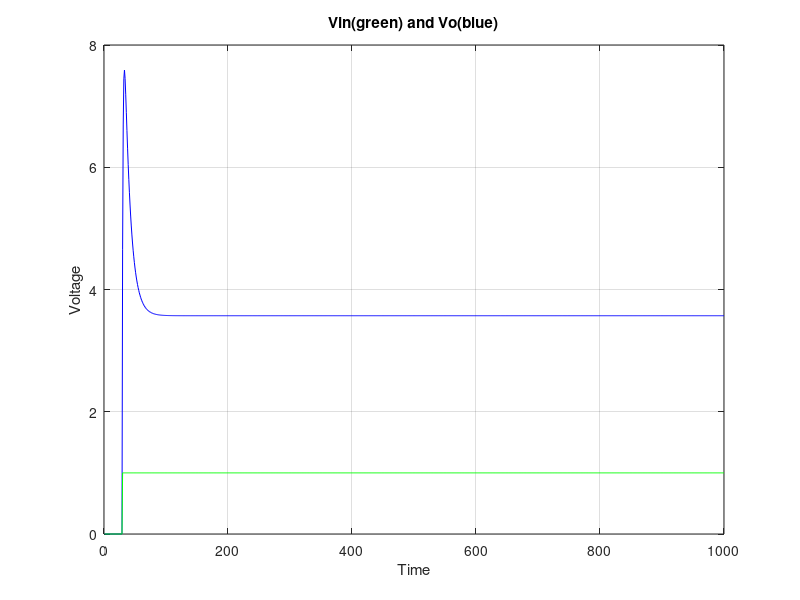
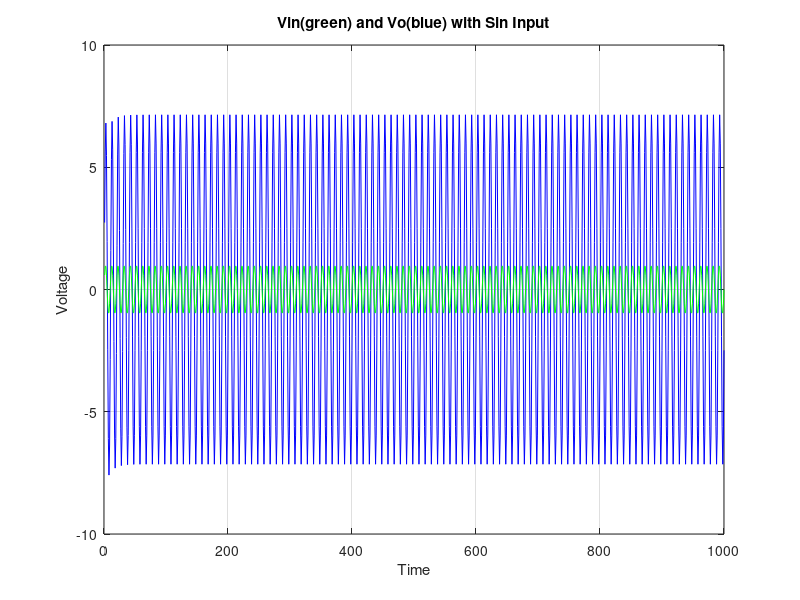
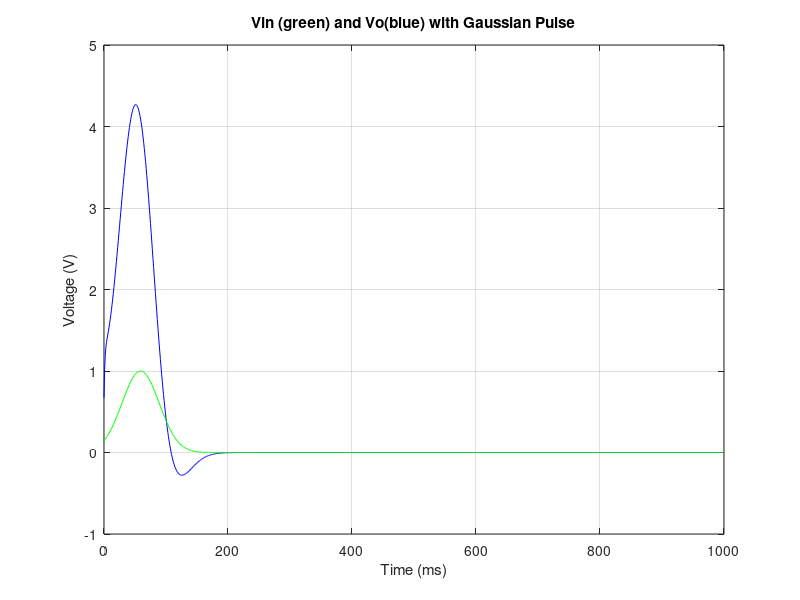
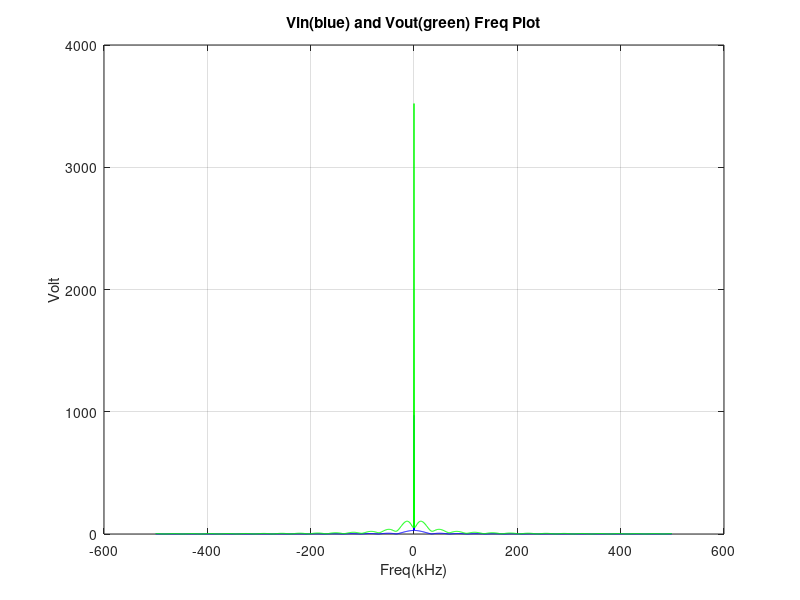

These charts were generated, in order, by the following MATLAB code:
%Peter Al-Ahmar 100961570
%Assignment 4 Question 2

close all;
clear 
%setting up the circuit

G1 = 1/1;%resistor 1 = 1
c = 0.25;%capacitor = 0.25
G2 = 1/2; %resistor 2 = 2
L = 0.2; %Inductor =0.2
G3 = 1/10; %resistor 3 = 10
alpha = 100;
G4 = 1/0.1; %Resistor 4
Go = 1/1000; %resistor 0 = 1000
Vin = 1;
timestep = 1000;              % Time step

%creating G matrix

G=  [1   0     0  0  0  0  0;
    -G2 G1+G2 -1  0  0  0  0;
     0    1    0 -1  0  0  0;
     0    0    -1 G3 0  0  0;
     0    0    0  0  -alpha 1  0;
     0    0    0  G3 -1 0  0;
     0    0    0  0   0 -G4 G4+Go];
 
%creating C matrix
 
C = [0 0 0 0 0 0 0;
     -c c 0 0 0 0 0;
      0 0 -L 0 0 0 0;
      0 0 0 0 0 0 0;
      0 0 0 0 0 0 0;
      0 0 0 0 0 0 0;
      0 0 0 0 0 0 0;];
  
%The F matrix
F = [Vin;
      0;
      0;
      0;
      0;
      0;
      0;];

Foff = [0;
        0;
        0;
        0;
        0;
        0;
        0;];
    
V1 = zeros(7, timestep);
Vstart = zeros(7, 1);
dt = 20e-3;

%using step of 1000 as input
for i = 1:timestep

    if i < 30
        
        V1(:,i) = (C./dt+G)\(Foff+C*Vstart/dt);
    elseif i == 30
        
        V1(:,i) = (C./dt+G)\(F+C*Vstart/dt);
    else
        
        V1(:,i) = (C./dt+G)\(F+C*Vold/dt);
    end
    
    Vold = V1(:, i);
    
end

figure(1)
plot(1:timestep,V1(7,:),'b')
hold on
plot(1:timestep,V1(1,:),'g')
grid on
ylabel('Voltage')
xlabel('Time')
title('Vin(green) and Vo(blue)')

%using a sin input
V2 = zeros(7, timestep);
Fsin = zeros(7,1);
for k = 1:timestep

    Voltsin = sin(2*pi*(1/0.01)*k/timestep);
    Fsin(1,1) = Voltsin;
    
    if k == 1
        
        V2(:,k) = (C./dt+G)\(Fsin+C*Vstart/dt);
    else
        
        V2(:,k) = (C./dt+G)\(Fsin+C*Vold2/dt);
    end
    
    Vold2 = V2(:, k);
        
end
figure(2)
plot(1:timestep,V2(7,:),'b')
hold on
plot(1:timestep,V2(1,:),'g')
grid on
ylabel('Voltage')
xlabel('Time')
title('Vin(green) and Vo(blue) with Sin Input')

%using gauss pulse input
V3 = zeros(7, timestep);
Fgauss = zeros(7,1);

for j = 1:timestep
    %the pulse
    Vgauss = exp(-1/2*((j/timestep-0.06)/(0.03))^2);
    Fgauss(1,1) = Vgauss;
    if j == 1
        
        V3(:,j) = (C./dt+G)\(Fgauss+C*Vstart/dt);
    else
        
        V3(:,j) = (C./dt+G)\(Fgauss+C*Vold3/dt);
    end
    
    Vold3 = V3(:, j);
        
end
figure(3)
plot(0:timestep-1,V3(7,:),'b')
hold on
plot(0:timestep-1,V3(1,:),'g')
grid on
ylabel('Voltage (V)')
xlabel('Time (ms)')
title('Vin (green) and Vo(blue) with Gaussian Pulse')


%setting up frequency range
freq = (-timestep/2:timestep/2-1); 

%
fV1in = fft(V1(1, :));
fV1out = fft(V1(7, :));
fsV1in = fftshift(fV1in);
fsV1out = fftshift(fV1out);
figure(4)
plot(freq, abs(fsV1in), 'b')
hold on
plot(freq, abs(fsV1out), 'g')
grid on
ylabel('Volt')
xlabel('Freq(kHz)')
title('Vin(blue) and Vout(green) Freq Plot')


fV2 = fft(V2.');
fsV2 = fftshift(fV2);
figure(5)
plot(freq, abs(fsV2(:, 1)), 'b')
hold on
plot(freq, abs(fsV2(:, 7)), 'g')
grid on
ylabel('Volt')
xlabel('Freq(kHz)')
title('Vin(blue) and Vo(green) Freq Plot with Sin Input')


fV3 = fft(V3.');
fsV3 = fftshift(fV3);
figure(6)
plot(freq, abs(fsV3(:, 1)), 'b')
hold on
plot(freq, abs(fsV3(:, 7)), 'g')
grid on
ylabel('Volt')
xlabel('Freq(kHz)')
title('Vin(blue) and Vo(green) Freq Plot with Gaussian Pulse Input')

